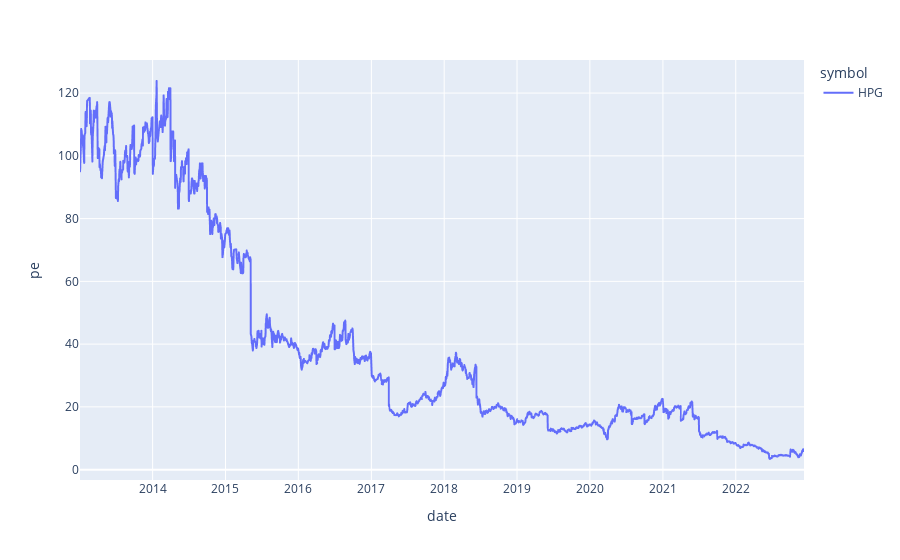

Write notebook code for a chart like this one.
### Markdown cell above
## P/E & P/B

### Code cell
import seaborn as sns
import plotly.express as px
import plotly.graph_objects as go


price_financialratio["pe"] = (
    price_financialratio["close"] * 1000 / price_financialratio["earningPerShare"]
)
# sns.lineplot(data=price_financialratio, x="date", y="pe", hue="symbol")
fig = px.line(price_financialratio, x="date", y="pe", color="symbol")
# fig.update_layout(yaxis_range=[0,100])
fig.show()

### Figure 1 — Plotly figure (JSON) as saved in the notebook; plotly's stock layout.template omitted (floating-point values rounded to 4 significant figures; data arrays with more than 128 entries replaced by an {"elided": "..."} marker saying what was removed)
{"data": [{"hovertemplate": "symbol=HPG<br>date=%{x}<br>pe=%{y}<extra></extra>", "legendgroup": "HPG", "line": {"color": "#636efa", "dash": "solid"}, "marker": {"symbol": "circle"}, "mode": "lines", "name": "HPG", "showlegend": true, "type": "scattergl", "x": {"elided": "2480 str values"}, "xaxis": "x", "y": {"elided": "2480 float values"}, "yaxis": "y"}], "layout": {"legend": {"title": {"text": "symbol"}, "tracegroupgap": 0}, "margin": {"t": 60}, "xaxis": {"anchor": "y", "domain": [0, 1], "title": {"text": "date"}}, "yaxis": {"anchor": "x", "domain": [0, 1], "title": {"text": "pe"}}}}
